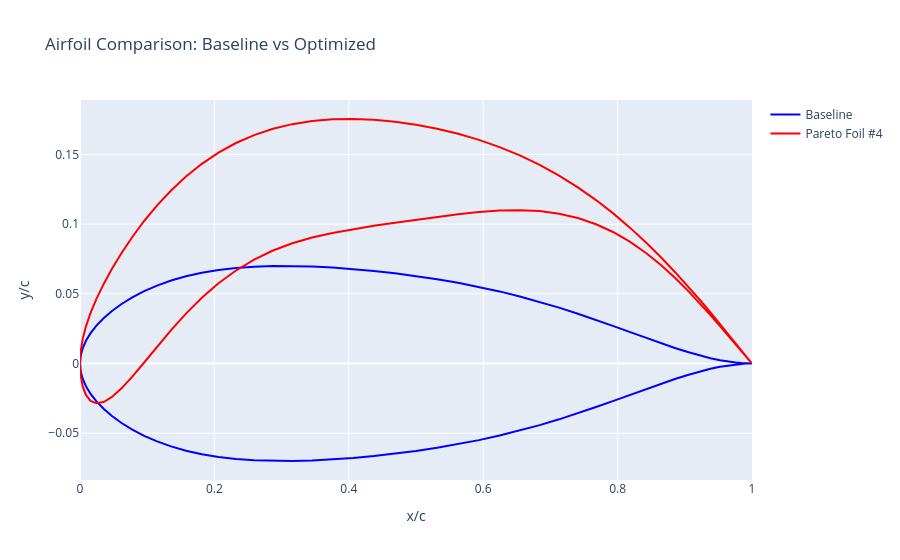

Here is the notebook cell this chart was saved with:
### Code cell
# Load and plot both baseline and pareto airfoil shapes
baseline_dat = np.genfromtxt("postProcess_data/baseline.dat", skip_header=1)
pareto_dat = np.genfromtxt(f"postProcess_data/pareto_Front_foil{desired_foil}.dat", skip_header=1)

baseline_x = baseline_dat[:, 0]
baseline_y = baseline_dat[:, 1]
pareto_x = pareto_dat[:, 0]
pareto_y = pareto_dat[:, 1]

fig = go.Figure()

# Add baseline airfoil
fig.add_trace(go.Scatter(x=baseline_x, y=baseline_y, mode='lines', 
                         name='Baseline', line=dict(color='blue', width=2)))

# Add pareto airfoil
fig.add_trace(go.Scatter(x=pareto_x, y=pareto_y, mode='lines', 
                         name=f'Pareto Foil #{desired_foil}', line=dict(color='red', width=2)))

fig.update_layout(title='Airfoil Comparison: Baseline vs Optimized',
                  xaxis_title='x/c',
                  yaxis_title='y/c',
                  template='plotly',
                  hovermode='closest')

fig.show()
